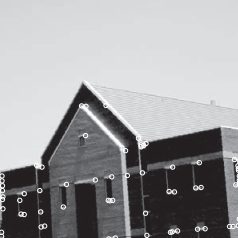
#> input picture image.png, 238 x 238 px
$ python 'custom kernel.py'
#> lines starting #> are read from the running program, lines starting #| are printed output that depends on the picture
import cv2
import numpy as np
import matplotlib.pyplot as plt

def apply_filter(image, kernel):
    """Applies a given filter to an image using convolution."""
    return cv2.filter2D(image, -1, kernel)

# Load the image in grayscale
image = cv2.imread('image.png', cv2.IMREAD_GRAYSCALE)
#> image: shape (238, 238); min 28, max 255, mean 155

# Define custom filters (kernels)
gaussian_filter =  np.array([
    [-1, -1, -1,-1,-1],
    [-1, 2, 2,2,-1],
    [-1, 2, 0,2,-1],
    [-1, 2, 2,2,-1],
    [-1, -1, -1,-1,-1],


                             ])

laplacian_filter = np.array([[ 0,  1,  0],
                              [ 1, -4,  1],
                              [ 0,  1,  0]])

box_filter = (1/9) * np.ones((3, 3))  # 3x3 Box Filter (Mean filter)

# Apply filters
filtered_gaussian = apply_filter(image, gaussian_filter)
#> in apply_filter, `return cv2.filter2D(image, -1, kernel)`:
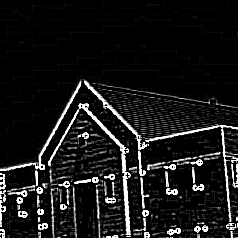
#> returned value: shape (238, 238); min 0, max 255, mean 24.3
filtered_laplacian = apply_filter(image, laplacian_filter)
#> in apply_filter (call 2), `return cv2.filter2D(image, -1, kernel)`:
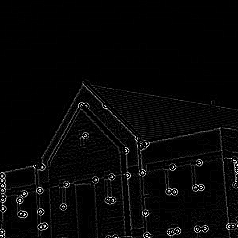
#> returned value: shape (238, 238); min 0, max 255, mean 6.9
filtered_box = apply_filter(image, box_filter)
#> in apply_filter (call 3), `return cv2.filter2D(image, -1, kernel)`:
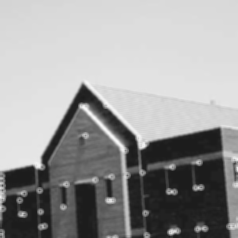
#> returned value: shape (238, 238); min 28, max 248, mean 155

# Plot results
fig, axes = plt.subplots(1, 4, figsize=(12, 5))
axes[0].imshow(image, cmap='gray')
axes[0].set_title("Original Image")

axes[1].imshow(filtered_gaussian, cmap='gray')
axes[1].set_title("Custom Filter")

axes[2].imshow(filtered_laplacian, cmap='gray')
# axes[2].set_title("Laplacian Filter")

# axes[3].imshow(filtered_box, cmap='gray')
# axes[3].set_title("Box Filter")

for ax in axes:
    ax.axis("off")

plt.show()
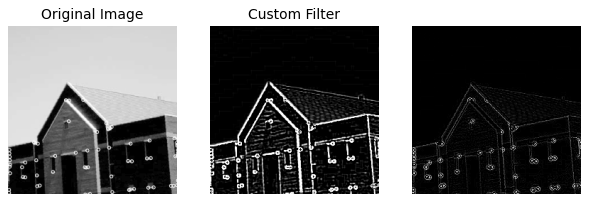
#> figure drawn by matplotlib, 3 panels
